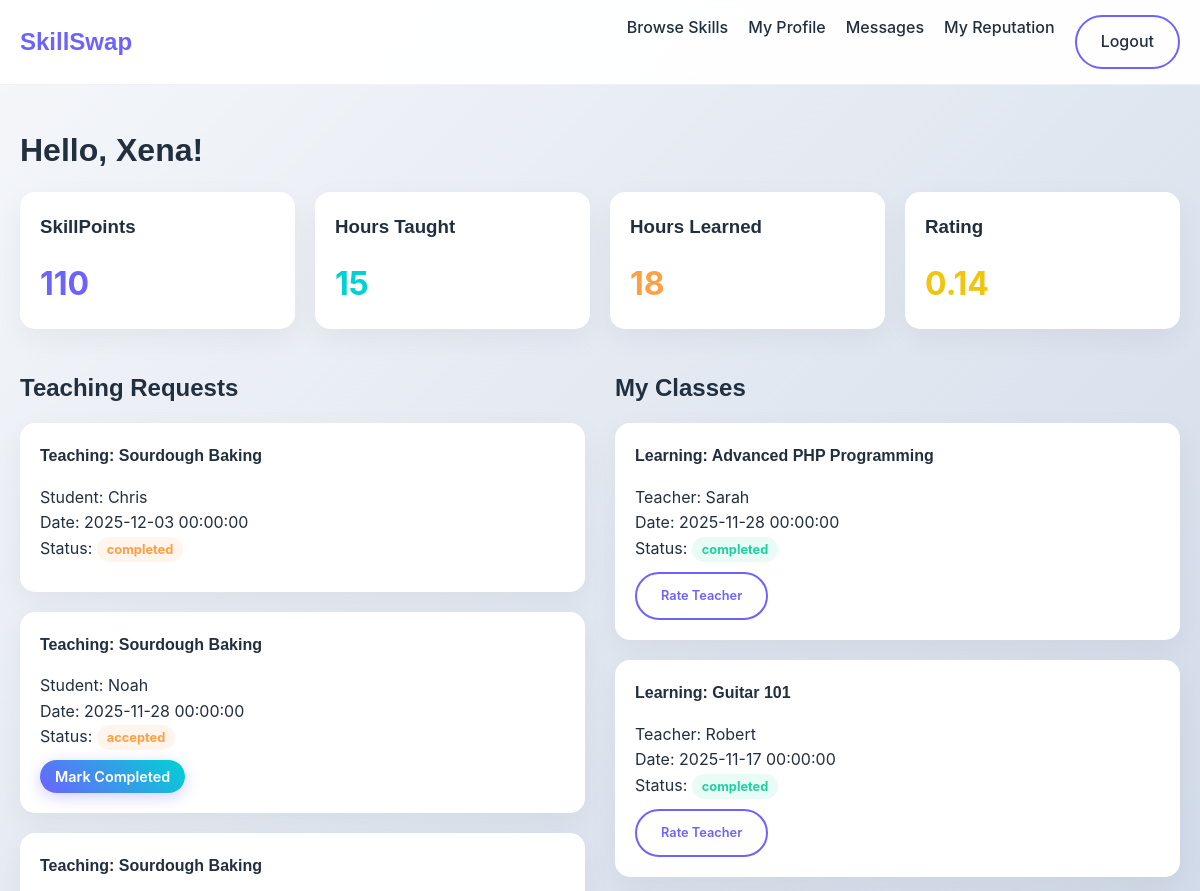
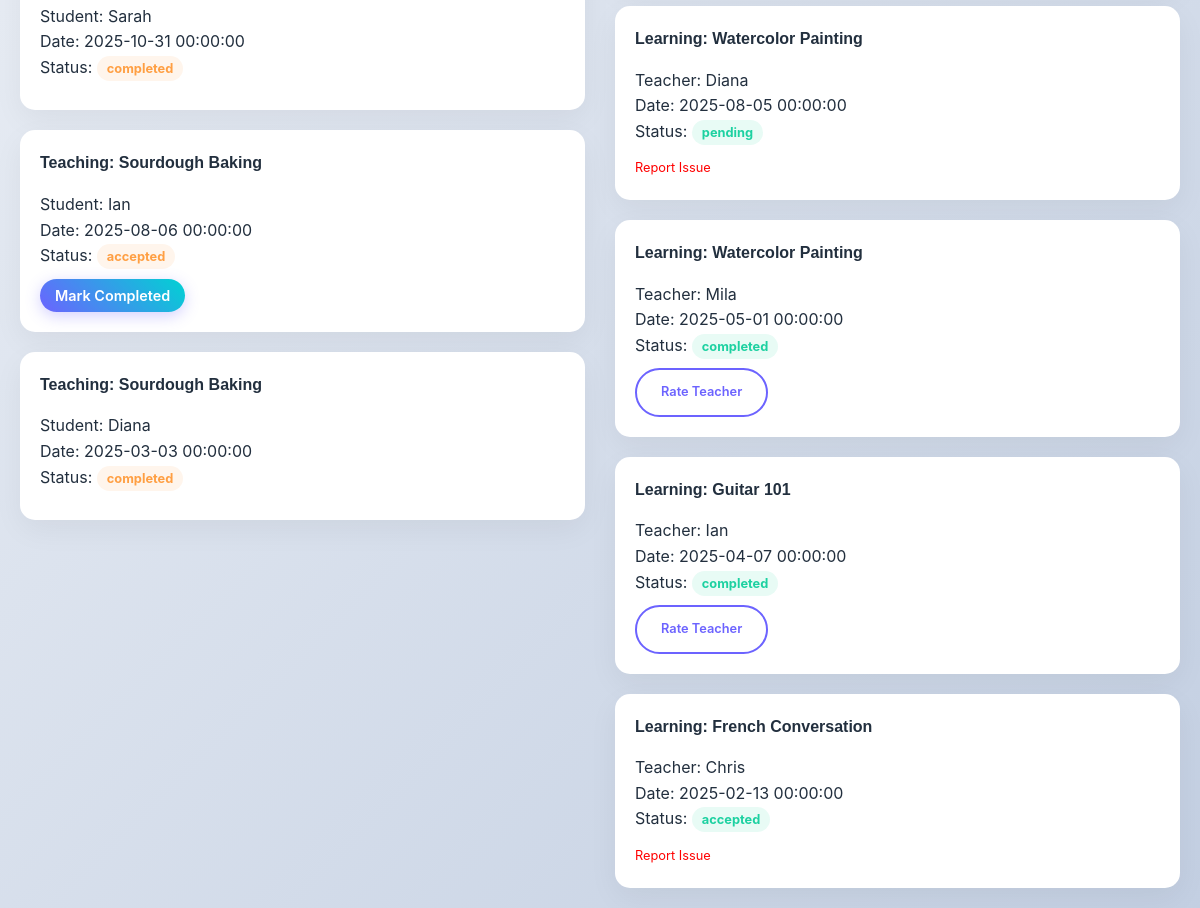
Page /skillswap/dashboard.php (signed in) on the earlier database version (2 pictures, top to bottom).
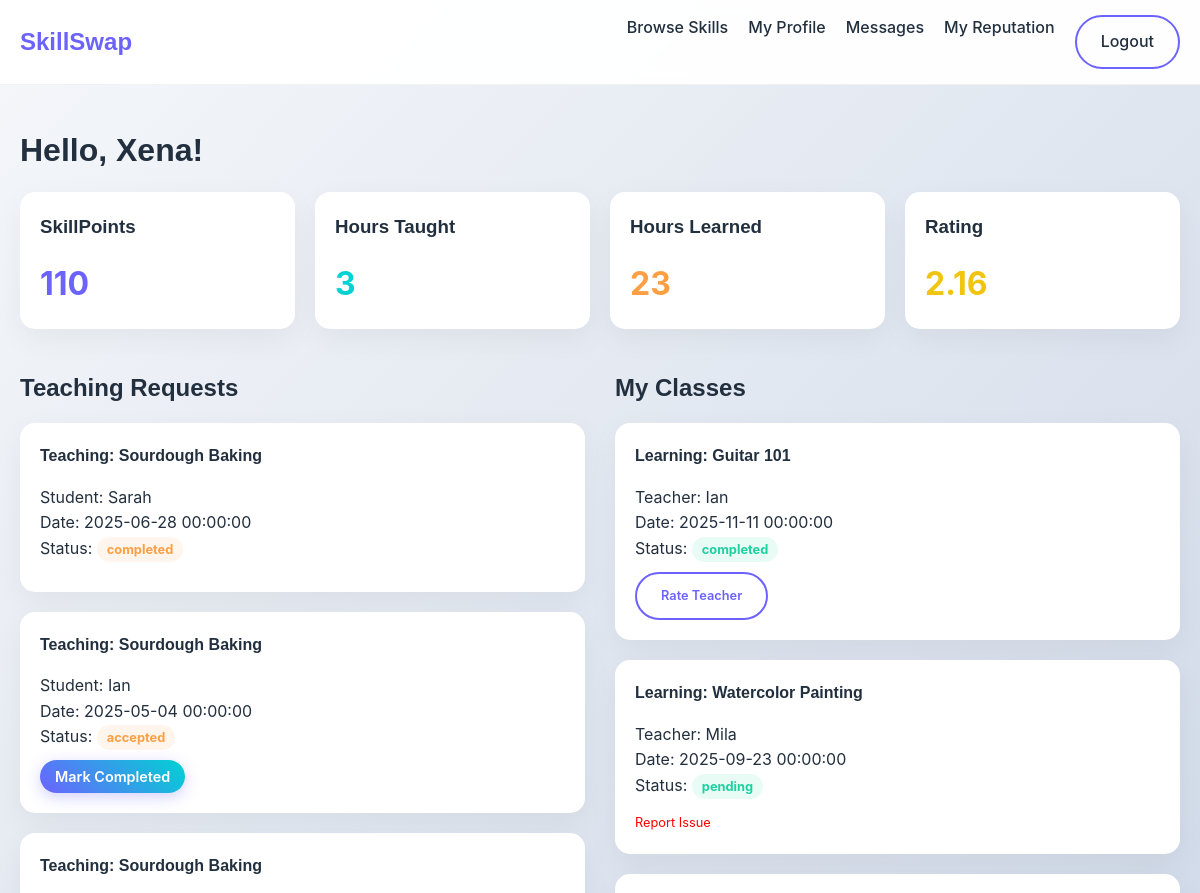
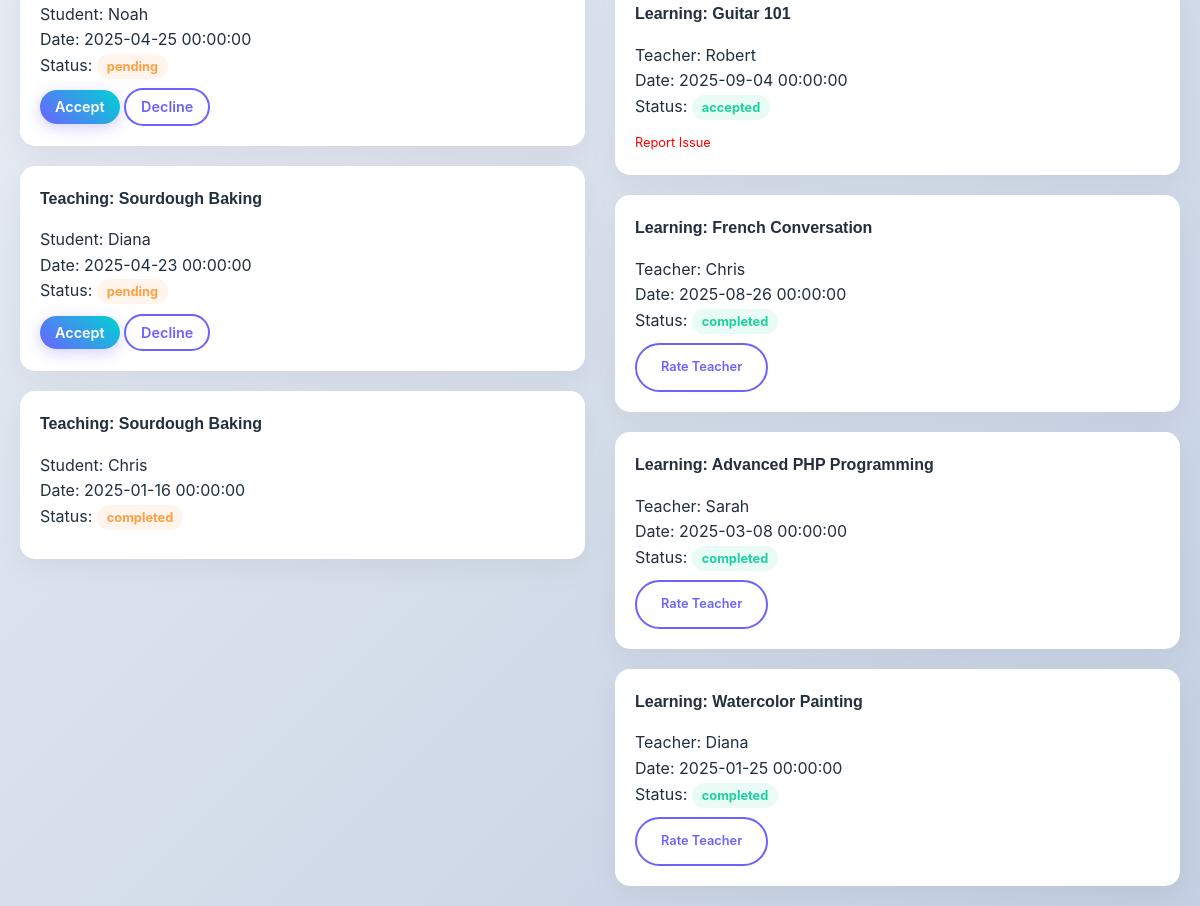
Same page on the later database version (2 pictures, top to bottom).
### tables this page shows
CREATE TABLE `teacher` (
    `teacher_id` INT PRIMARY KEY,
    `total_hours_taught` INT DEFAULT 0,
    `average_rating` DECIMAL(3,2),

    FOREIGN KEY (`teacher_id`) REFERENCES `user`(`user_id`)
        ON DELETE CASCADE
);

CREATE TABLE `learner` (
    `learner_id` INT PRIMARY KEY,
    `total_hours_learned` INT DEFAULT 0,
    `learner_level` VARCHAR(50),

    FOREIGN KEY (`learner_id`) REFERENCES `user`(`user_id`)
        ON DELETE CASCADE
);

CREATE TABLE `session` (
    `teacher_id` INT,
    `learner_id` INT,
    `session_no` INT,
    `status` ENUM('pending','accepted','completed') DEFAULT 'pending',
    `scheduled_time` DATETIME,
    `duration_hours` INT,
    `skillpoints_transferred` INT,
    `skill_id` INT,

    PRIMARY KEY (`teacher_id`, `session_no`),

    FOREIGN KEY (`teacher_id`) REFERENCES `teacher`(`teacher_id`)
        ON DELETE CASCADE,
    FOREIGN KEY (`learner_id`) REFERENCES `learner`(`learner_id`)
        ON DELETE CASCADE,

    FOREIGN KEY (`skill_id`) REFERENCES `skill`(`skill_id`)
        ON DELETE SET NULL
);

CREATE TABLE `skill` (
    `skill_id` INT AUTO_INCREMENT PRIMARY KEY,
    `title` VARCHAR(200) NOT NULL,
    `category` VARCHAR(100),
    `difficulty_level` VARCHAR(50),
    `difficulty_notes` VARCHAR(255),
    `est_learning_time` INT,
    `is_verified` BOOLEAN DEFAULT FALSE
);

CREATE TABLE `user` (
    `user_id` INT AUTO_INCREMENT PRIMARY KEY,
    
    `first_name` VARCHAR(50),
    `last_name` VARCHAR(50),
    `email` VARCHAR(120) UNIQUE NOT NULL,
    `password` VARCHAR(100) NOT NULL,
    `role` ENUM('admin','user') DEFAULT 'user',
    `preferred_language` VARCHAR(50),
    `city` VARCHAR(80),
    `country` VARCHAR(80),

    `skillpoints` INT DEFAULT 0,
    
     
    `warning_count` INT DEFAULT 0,
    `is_suspended` BOOLEAN DEFAULT FALSE,
    
     
    `profile_picture` VARCHAR(255) DEFAULT 'default.png'
);

### skillswap/dashboard.php (the view, shortened to what the changed rows need)
<?php
include 'includes/db.php';
$user_id = $_SESSION['user_id'];
$user_name = $_SESSION['name'];
$teacher = $conn->query("SELECT * FROM teacher WHERE teacher_id = $user_id")->fetch_assoc();
$learner = $conn->query("SELECT * FROM learner WHERE learner_id = $user_id")->fetch_assoc();
$learning_sessions = $conn->query("
    SELECT s.*, u.first_name as teacher_name, sk.title as skill_title
    FROM session s
    JOIN user u ON s.teacher_id = u.user_id
    JOIN skill sk ON s.skill_id = sk.skill_id
    WHERE s.learner_id = $user_id
    ORDER BY s.scheduled_time DESC
");
$teaching_sessions = $conn->query("
    SELECT s.*, u.first_name as learner_name, sk.title as skill_title
    FROM session s
    JOIN user u ON s.learner_id = u.user_id
    JOIN skill sk ON s.skill_id = sk.skill_id
    WHERE s.teacher_id = $user_id
    ORDER BY s.scheduled_time DESC
");
?>
<!DOCTYPE html>
<html lang="en">
<head>
    <link rel="stylesheet" href="css/style.css">
</head>
<body>
<div class="container" style="margin-top: 40px;">
    <h1>Hello, <?php echo $user_name; ?>!</h1>
    <div class="grid-4" style="margin-bottom: 40px;">
        <div class="card">
            <h3>Hours Taught</h3>
            <p style="font-size: 2rem; color: var(--secondary); font-weight: bold;"><?php echo $teacher['total_hours_taught']; ?></p>
        </div>
        <div class="card">
            <h3>Hours Learned</h3>
            <p style="font-size: 2rem; color: var(--accent); font-weight: bold;"><?php echo $learner['total_hours_learned']; ?></p>
        </div>
        <div class="card">
            <h3>Rating</h3>
            <p style="font-size: 2rem; color: #f1c40f; font-weight: bold;"><?php echo $teacher['average_rating'] ? $teacher['average_rating'] : '0.0'; ?></p>
        </div>
    </div>
    <div class="grid-2">
        <div>
            <h2>Teaching Requests</h2>
            <?php if($teaching_sessions->num_rows > 0): ?>
                <?php while($txn = $teaching_sessions->fetch_assoc()): ?>
                    <div class="card" style="margin-bottom: 20px;">
                        <h4>Teaching: <?php echo $txn['skill_title']; ?></h4>
                        <p>Student: <?php echo $txn['learner_name']; ?></p>
                        <p>Date: <?php echo $txn['scheduled_time']; ?></p>
                        <p>Status: <span class="badge badge-warning"><?php echo $txn['status']; ?></span></p>
                        <div style="margin-top: 10px;">
                            <?php if($txn['status'] == 'pending'): ?>
                                <a href="session_action.php?teacher_id=<?php echo $txn['teacher_id']; ?>&session_no=<?php echo $txn['session_no']; ?>&action=accept" class="btn btn-primary" style="padding: 5px 15px; font-size: 0.9rem;">Accept</a>
                                <a href="session_action.php?teacher_id=<?php echo $txn['teacher_id']; ?>&session_no=<?php echo $txn['session_no']; ?>&action=cancel" class="btn btn-outline" style="padding: 5px 15px; font-size: 0.9rem;">Decline</a>
                            <?php elseif($txn['status'] == 'accepted'): ?>
                                <a href="session_action.php?teacher_id=<?php echo $txn['teacher_id']; ?>&session_no=<?php echo $txn['session_no']; ?>&action=complete" class="btn btn-primary" style="padding: 5px 15px; font-size: 0.9rem;">Mark Completed</a>
                            <?php endif; ?>
                        </div>
                    </div>
                <?php endwhile; ?>
            <?php else: ?>
                <div class="card"><p>No active teaching requests.</p></div>
            <?php endif; ?>
        </div>
        <div>
            <h2>My Classes</h2>
            <?php if($learning_sessions->num_rows > 0): ?>
                <?php while($txn = $learning_sessions->fetch_assoc()): ?>
                    <div class="card" style="margin-bottom: 20px;">
                        <h4>Learning: <?php echo $txn['skill_title']; ?></h4>
                        <p>Teacher: <?php echo $txn['teacher_name']; ?></p>
                        <p>Date: <?php echo $txn['scheduled_time']; ?></p>
                        <p>Status: <span class="badge badge-success"><?php echo $txn['status']; ?></span></p>
                        <div style="margin-top: 10px;">
                             <?php if($txn['status'] == 'completed'): ?>
                                <a href="leave_review.php?teacher_id=<?php echo $txn['teacher_id']; ?>&session_no=<?php echo $txn['session_no']; ?>" class="btn btn-outline" style="font-size: 0.8rem;">Rate Teacher</a>
                             <?php else: ?>
                                <a href="report.php?teacher_id=<?php echo $txn['teacher_id']; ?>&session_no=<?php echo $txn['session_no']; ?>" style="color: red; font-size: 0.8rem;">Report Issue</a>
                             <?php endif; ?>
                        </div>
                    </div>
                <?php endwhile; ?>
            <?php endif; ?>
        </div>
    </div>
</div>
</body>
</html>

Differences in the rows shown:
changed teacher: total_hours_taught "15" → "3"; average_rating "0.14" → "2.16"
changed learner: total_hours_learned "18" → "23"
changed session (number 1 of 11 on the later page): scheduled_time "2025-10-31 00:00:00" → "2025-06-28 00:00:00"
changed session (number 2 of 11 on the later page): scheduled_time "2025-08-06 00:00:00" → "2025-05-04 00:00:00"
changed session "Noah": scheduled_time "2025-11-28 00:00:00" → "2025-04-25 00:00:00"; status "accepted" → "pending"; status "Mark Completed" → "Accept Decline"; moves down the list
changed session (number 4 of 11 on the later page): scheduled_time "2025-03-03 00:00:00" → "2025-04-23 00:00:00"; status "completed" → "pending"; now shows "Accept Decline"
changed session (number 5 of 11 on the later page): scheduled_time "2025-12-03 00:00:00" → "2025-01-16 00:00:00"; moves down the list
changed session (number 6 of 11 on the later page): scheduled_time "2025-04-07 00:00:00" → "2025-11-11 00:00:00"; moves up the list
changed session "Mila": scheduled_time "2025-05-01 00:00:00" → "2025-09-23 00:00:00"; status "completed" → "pending"; text "Rate Teacher" → "Report Issue"; moves up the list
changed session "Robert": scheduled_time "2025-11-17 00:00:00" → "2025-09-04 00:00:00"; status "completed" → "accepted"; status "Rate Teacher" → "Report Issue"; moves down the list
changed session "French Conversation": scheduled_time "2025-02-13 00:00:00" → "2025-08-26 00:00:00"; status "accepted" → "completed"; text "Report Issue" → "Rate Teacher"; moves up the list
changed session "Advanced PHP Programming": scheduled_time "2025-11-28 00:00:00" → "2025-03-08 00:00:00"
changed session (number 11 of 11 on the later page): scheduled_time "2025-08-05 00:00:00" → "2025-01-25 00:00:00"; status "pending" → "completed"; text "Report Issue" → "Rate Teacher"
